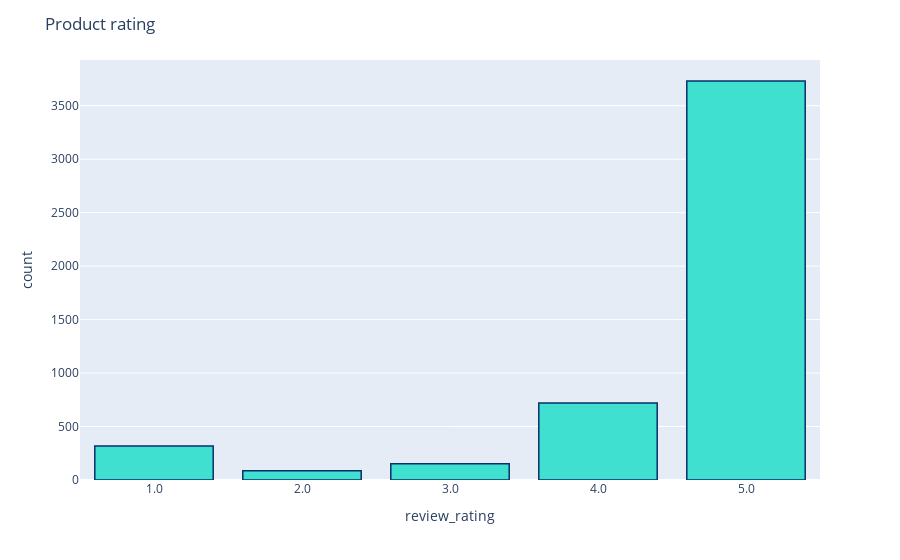

This figure's notebook cell:
### Code cell
# Product Scores
fig = px.histogram(df, x="review_rating", category_orders={"review_rating": ["1.0", "2.0", "3.0", "4.0", "5.0"]})
fig.update_traces(marker_color="turquoise",marker_line_color='rgb(8,48,107)',
                  marker_line_width=1.5)
fig.update_layout(title_text='Product rating')
fig.show()

### Figure 1 — Plotly figure (JSON) as saved in the notebook; plotly's stock layout.template omitted (floating-point values rounded to 4 significant figures; data arrays with more than 128 entries replaced by an {"elided": "..."} marker saying what was removed)
{"data": [{"alignmentgroup": "True", "bingroup": "x", "hovertemplate": "review_rating=%{x}<br>count=%{y}<extra></extra>", "legendgroup": "", "marker": {"color": "turquoise", "line": {"color": "rgb(8,48,107)", "width": 1.5}, "pattern": {"shape": ""}}, "name": "", "offsetgroup": "", "orientation": "v", "showlegend": false, "type": "histogram", "x": {"elided": "5010 str values"}, "xaxis": "x", "yaxis": "y"}], "layout": {"autosize": true, "barmode": "relative", "legend": {"tracegroupgap": 0}, "margin": {"t": 60}, "title": {"text": "Product rating"}, "xaxis": {"anchor": "y", "autorange": true, "categoryarray": ["1.0", "2.0", "3.0", "4.0", "5.0"], "categoryorder": "array", "domain": [0, 1], "range": [-0.5, 4.5], "title": {"text": "review_rating"}, "type": "category"}, "yaxis": {"anchor": "x", "autorange": true, "domain": [0, 1], "range": [0, 3927.0], "title": {"text": "count"}}}}
